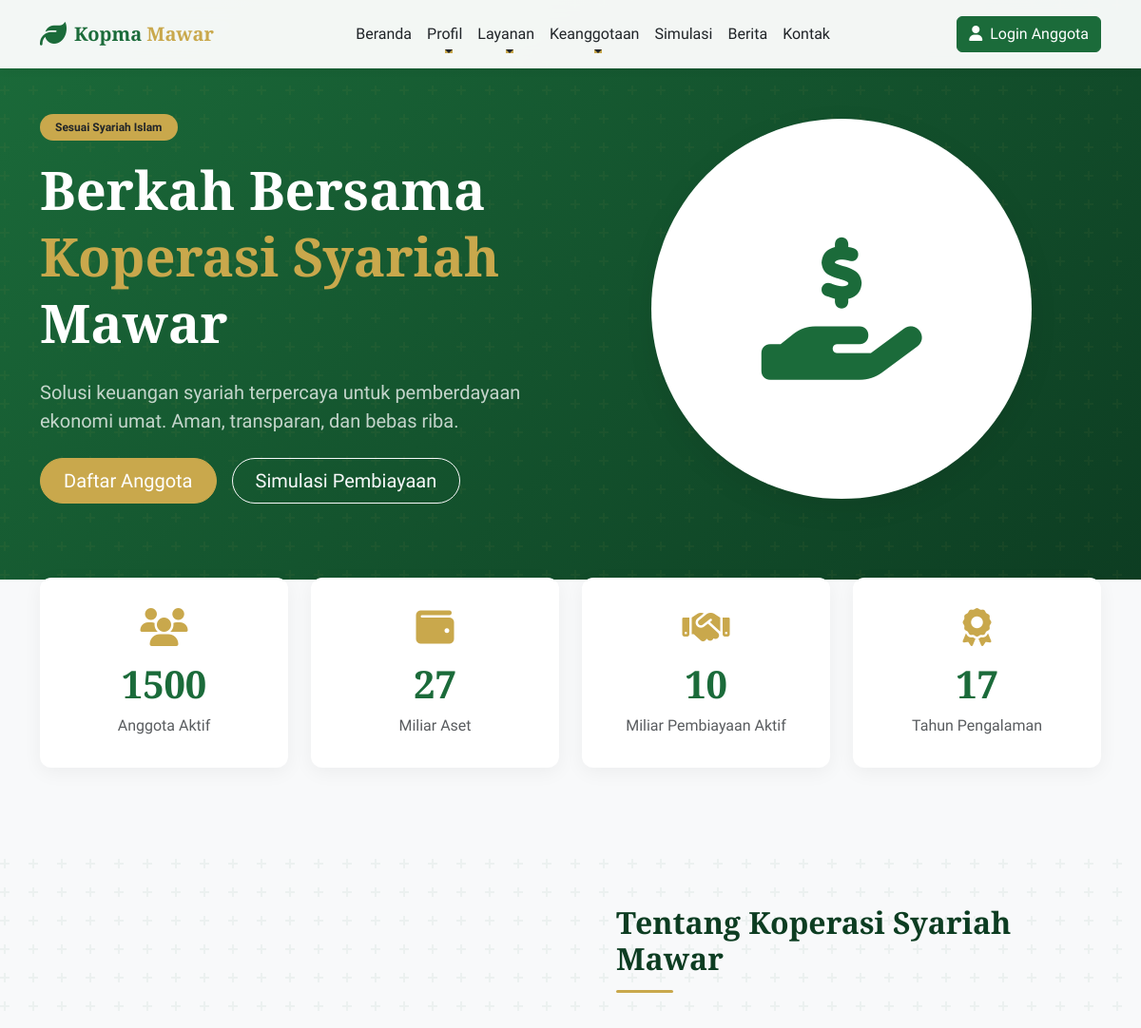
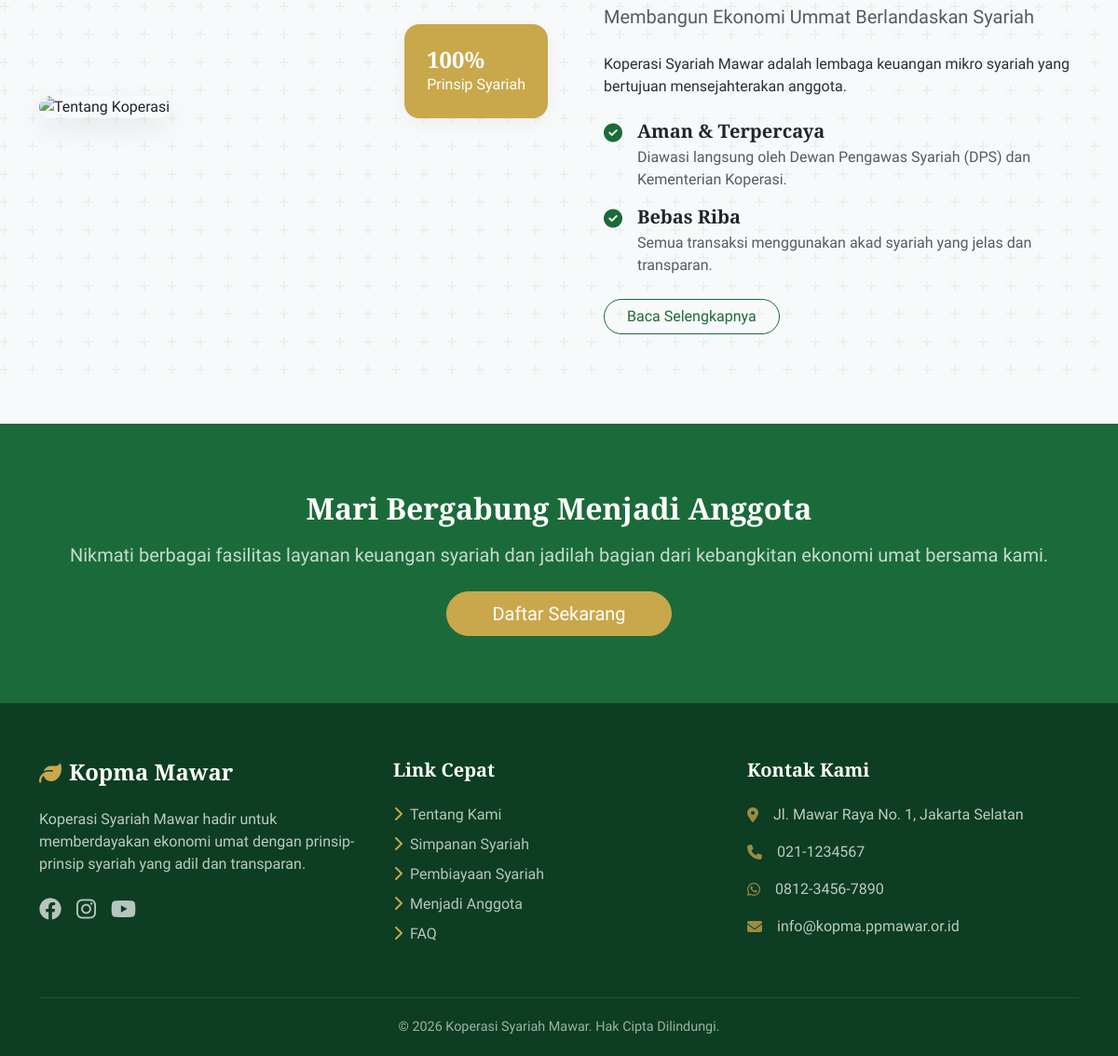
The page / on the database its author committed (2 pictures, top to bottom).
### tables this page shows
CREATE TABLE profiles (
    id INT AUTO_INCREMENT PRIMARY KEY,
    koperasi_name VARCHAR(100),
    tagline VARCHAR(255),
    description TEXT,
    address TEXT,
    phone VARCHAR(20),
    email VARCHAR(100),
    wa_number VARCHAR(20),
    maps_embed TEXT,
    founded_year INT,
    vision TEXT,
    mission TEXT,
    created_at DATETIME
);

### app/controllers/HomeController.php (called while the page is built)
<?php
class HomeController extends Controller {
    public function index() {
        $newsModel = $this->model('NewsModel');
        $savingModel = $this->model('SavingProductModel');
        $financingModel = $this->model('FinancingProductModel');
        $profileModel = $this->model('ProfileModel');
        $data = [
            'title' => 'Beranda',
            'profile' => $profileModel->get(),
            'latest_news' => $newsModel->findLatest(3),
            'savings' => $savingModel->findActive(),
            'financings' => $financingModel->findActive()
        ];
        $this->view('public/home', $data);
    }
}

### app/core/App.php (called while the page is built, shortened)
<?php
class App {
    protected $controller = 'HomeController';
    protected $method = 'index';
    public function __construct() {
        $url = $this->parseUrl();
        $controllerName = isset($url[0]) ? str_replace('-', '', ucwords($url[0], '-')) . 'Controller' : $this->controller;
        if (file_exists(APP_ROOT . '/app/controllers/' . $controllerName . '.php')) {
            $this->controller = $controllerName;
            unset($url[0]);
        }
        $this->controller = new $this->controller;
        $this->params = $url ? array_values($url) : [];
        call_user_func_array([$this->controller, $this->method], $this->params);
    }
    public function parseUrl() {
        return [];
    }
}

### public/index.php (called while the page is built, shortened)
<?php
spl_autoload_register(function($class) {
    $paths = [
        APP_ROOT . '/app/core/' . $class . '.php',
        APP_ROOT . '/app/controllers/' . $class . '.php',
        APP_ROOT . '/app/models/' . $class . '.php',
        APP_ROOT . '/app/helpers/' . $class . '.php',
    ];
    foreach ($paths as $path) {
        if (file_exists($path)) {
            return;
        }
    }
});
$app = new App();

### app/models/ProfileModel.php (called while the page is built, shortened)
<?php
class ProfileModel {
    private $db;
    public function __construct() {
        $this->db = Database::getInstance()->getConnection();
    }
    public function get() {
        $stmt = $this->db->query("SELECT * FROM profiles LIMIT 1");
        $profile = $stmt->fetch();
        return $profile;
    }
}

### app/core/Database.php (called while the page is built)
<?php
class Database {
    private static $instance = null;
    private $pdo;
    private function __construct() {
        try {
            $dsn = "mysql:host=" . DB_HOST . ";dbname=" . DB_NAME . ";charset=utf8mb4";
            $options = [
                PDO::ATTR_ERRMODE            => PDO::ERRMODE_EXCEPTION,
                PDO::ATTR_DEFAULT_FETCH_MODE => PDO::FETCH_ASSOC,
                PDO::ATTR_EMULATE_PREPARES   => false,
            ];
            $this->pdo = new PDO($dsn, DB_USER, DB_PASS, $options);
        } catch (PDOException $e) {
            die("Connection failed: " . $e->getMessage());
        }
    }
    public static function getInstance() {
        if (self::$instance == null) {
            self::$instance = new Database();
        }
        return self::$instance;
    }
    public function getConnection() {
        return $this->pdo;
    }
}

### app/helpers/Helper.php (called while the page is built, shortened)
<?php
class Helper {
    public static function truncate($text, $length = 150) {
        if (strlen($text) <= $length) return $text;
        return substr($text, 0, strrpos(substr($text, 0, $length), ' ')) . '...';
    }
}

### app/views/public/home.php (the view)
<?php include APP_ROOT . '/app/views/layouts/public_header.php'; ?>
<section class="hero d-flex align-items-center">
    <div class="container hero-content">
        <div class="row align-items-center gy-5">
            <div class="col-lg-6">
                <span class="badge bg-warning mb-3 py-2 px-3 text-dark fw-bold rounded-pill">Sesuai Syariah Islam</span>
                <h1 class="display-4 fw-bold mb-4 lh-sm">
                    Berkah Bersama<br>
                    <span class="text-secondary">Koperasi Syariah</span><br>
                    Mawar
                </h1>
                <p class="lead mb-4 opacity-75">
                    Solusi keuangan syariah terpercaya untuk pemberdayaan ekonomi umat. Aman, transparan, dan bebas riba.
                </p>
                <div class="d-flex flex-wrap gap-3 mt-4">
                    <a href="<?= BASE_URL ?>/membership/register" class="btn btn-secondary btn-lg px-4 rounded-pill">Daftar Anggota</a>
                    <a href="<?= BASE_URL ?>/simulation" class="btn btn-outline-light btn-lg px-4 rounded-pill">Simulasi Pembiayaan</a>
                </div>
            </div>
            <div class="col-lg-6 d-none d-lg-block text-center">
                <div class="bg-white rounded-circle d-inline-flex align-items-center justify-content-center p-5 shadow-lg" style="width: 400px; height: 400px;">
                    <i class="fa-solid fa-hand-holding-dollar text-primary" style="font-size: 150px;"></i>
                </div>
            </div>
        </div>
    </div>
</section>
<section class="py-5" style="margin-top: -50px; position: relative; z-index: 10;">
    <div class="container">
        <div class="row g-4">
            <div class="col-md-3 col-6">
                <div class="stat-card">
                    <i class="fa-solid fa-users icon"></i>
                    <h3 class="counter" data-target="1500">0</h3>
                    <p class="mb-0 text-muted">Anggota Aktif</p>
                </div>
            </div>
            <div class="col-md-3 col-6">
                <div class="stat-card">
                    <i class="fa-solid fa-wallet icon"></i>
                    <h3 class="counter" data-target="27">0</h3>
                    <p class="mb-0 text-muted">Miliar Aset</p>
                </div>
            </div>
            <div class="col-md-3 col-6">
                <div class="stat-card">
                    <i class="fa-solid fa-handshake icon"></i>
                    <h3 class="counter" data-target="10">0</h3>
                    <p class="mb-0 text-muted">Miliar Pembiayaan Aktif</p>
                </div>
            </div>
            <div class="col-md-3 col-6">
                <div class="stat-card">
                    <i class="fa-solid fa-award icon"></i>
                    <h3 class="counter" data-target="17">0</h3>
                    <p class="mb-0 text-muted">Tahun Pengalaman</p>
                </div>
            </div>
        </div>
    </div>
</section>
<section class="py-5 my-5 bg-pattern">
    <div class="container">
        <div class="row align-items-center gy-5">
            <div class="col-lg-6">
                <div class="position-relative">
                    <img src="https://images.unsplash.com/photo-1556761175-5973dc0f32d7?ixlib=rb-4.0.3&auto=format&fit=crop&w=800&q=80" alt="Tentang Koperasi" class="img-fluid rounded-4 shadow-lg">
                    <div class="position-absolute bottom-0 end-0 bg-secondary text-white p-4 rounded-4 m-n4 shadow d-none d-md-block">
                        <h4 class="fw-bold mb-0">100%</h4>
                        <p class="mb-0">Prinsip Syariah</p>
                    </div>
                </div>
            </div>
            <div class="col-lg-6 ps-lg-5">
                <h2 class="section-title text-start">Tentang <?= $profile['koperasi_name'] ?? 'Koperasi Mawar' ?></h2>
                <p class="lead text-muted mb-4"><?= $profile['tagline'] ?? 'Membangun Ekonomi Ummat Berlandaskan Syariah' ?></p>
                <p class="mb-4 text-secondary-emphasis">
                    <?= Helper::truncate($profile['description'] ?? 'Koperasi Syariah Mawar adalah lembaga keuangan mikro syariah yang bertujuan mensejahterakan anggota.', 300) ?>
                </p>
                <ul class="list-unstyled mb-4 d-flex flex-column gap-3">
                    <li class="d-flex align-items-start">
                        <i class="fa-solid fa-check-circle text-primary fs-5 mt-1 me-3"></i>
                        <div>
                            <h5 class="fw-bold mb-1">Aman & Terpercaya</h5>
                            <p class="text-muted mb-0">Diawasi langsung oleh Dewan Pengawas Syariah (DPS) dan Kementerian Koperasi.</p>
                        </div>
                    </li>
                    <li class="d-flex align-items-start">
                        <i class="fa-solid fa-check-circle text-primary fs-5 mt-1 me-3"></i>
                        <div>
                            <h5 class="fw-bold mb-1">Bebas Riba</h5>
                            <p class="text-muted mb-0">Semua transaksi menggunakan akad syariah yang jelas dan transparan.</p>
                        </div>
                    </li>
                </ul>
                <a href="<?= BASE_URL ?>/profile" class="btn btn-outline-primary px-4 rounded-pill">Baca Selengkapnya</a>
            </div>
        </div>
    </div>
</section>
<section class="py-5 bg-primary text-white text-center">
    <div class="container py-4">
        <h2 class="fw-bold mb-3">Mari Bergabung Menjadi Anggota</h2>
        <p class="lead opacity-75 mb-4 max-w-700 mx-auto">Nikmati berbagai fasilitas layanan keuangan syariah dan jadilah bagian dari kebangkitan ekonomi umat bersama kami.</p>
        <a href="<?= BASE_URL ?>/membership/register" class="btn btn-secondary btn-lg rounded-pill px-5">Daftar Sekarang</a>
    </div>
</section>
<?php include APP_ROOT . '/app/views/layouts/public_footer.php'; ?>

### public/assets/css/main.css (style rules this page uses)
:root { --primary: #1B6B3A; --primary-dark: #0D3D22; --primary-light: #2A9D55; --secondary: #C9A84C; --secondary-light: #DFCD90; --dark: #212529; --light: #F8F9FA; --white: #ffffff; --gray: #6c757d; }
body { font-family: 'Plus Jakarta Sans', sans-serif; color: var(--dark); background-color: var(--light); overflow-x: hidden; }
h1, h2, h3, h4, h5, h6, .navbar-brand { font-family: 'Playfair Display', serif; font-weight: 700; }
.text-primary { color: var(--primary) !important; }
.text-secondary { color: var(--secondary) !important; }
.bg-primary { background-color: var(--primary) !important; }
.bg-secondary { background-color: var(--secondary) !important; }
.btn-secondary { background-color: var(--secondary); border-color: var(--secondary); color: var(--white); transition: all 0.3s ease; }
.btn-outline-primary { color: var(--primary); border-color: var(--primary); }
.hero { position: relative; padding: 120px 0 80px; background: linear-gradient(135deg, var(--primary) 0%, var(--primary-dark) 100%); color: var(--white); overflow: hidden; }
.hero::before { content: ''; position: absolute; top: 0; left: 0; right: 0; bottom: 0; opacity: 0.5; }
.hero-content { position: relative; z-index: 1; }
.bg-pattern { position: relative; }
.bg-pattern::before { content: ''; position: absolute; top: 0; left: 0; width: 100%; height: 100%; z-index: 0; pointer-events: none; }
.bg-pattern > * { position: relative; z-index: 1; }
.section-title { position: relative; margin-bottom: 2.5rem; padding-bottom: 1rem; color: var(--primary-dark); }
.section-title::after { content: ''; position: absolute; bottom: 0; left: 50%; transform: translateX(-50%); width: 60px; height: 3px; background-color: var(--secondary); border-radius: 3px; }
.section-title.text-start::after { left: 0; transform: none; }
.badge { padding: 0.5em 0.8em; font-weight: 500; border-radius: 6px; }
.badge.bg-warning { background-color: #C9A84C !important; color: #fff; }
.stat-card { background: white; padding: 2rem; border-radius: 12px; text-align: center; box-shadow: 0 5px 20px rgba(0,0,0,0.05); }
.stat-card .icon { font-size: 2.5rem; color: var(--secondary); margin-bottom: 1rem; }
.stat-card h3 { font-size: 2.5rem; color: var(--primary); font-weight: 700; }
.shadow { box-shadow: 0 5px 20px rgba(0,0,0,0.05) !important; }
.shadow-lg { box-shadow: 0 10px 30px rgba(0,0,0,0.08) !important; }

### rows shown on the page
profiles: koperasi_name "Koperasi Syariah Mawar", tagline "Membangun Ekonomi Ummat Berlandaskan Syariah", description "Koperasi Syariah Mawar adalah lembaga keuangan mikro syariah yang bertujuan mensejahterakan anggota."
